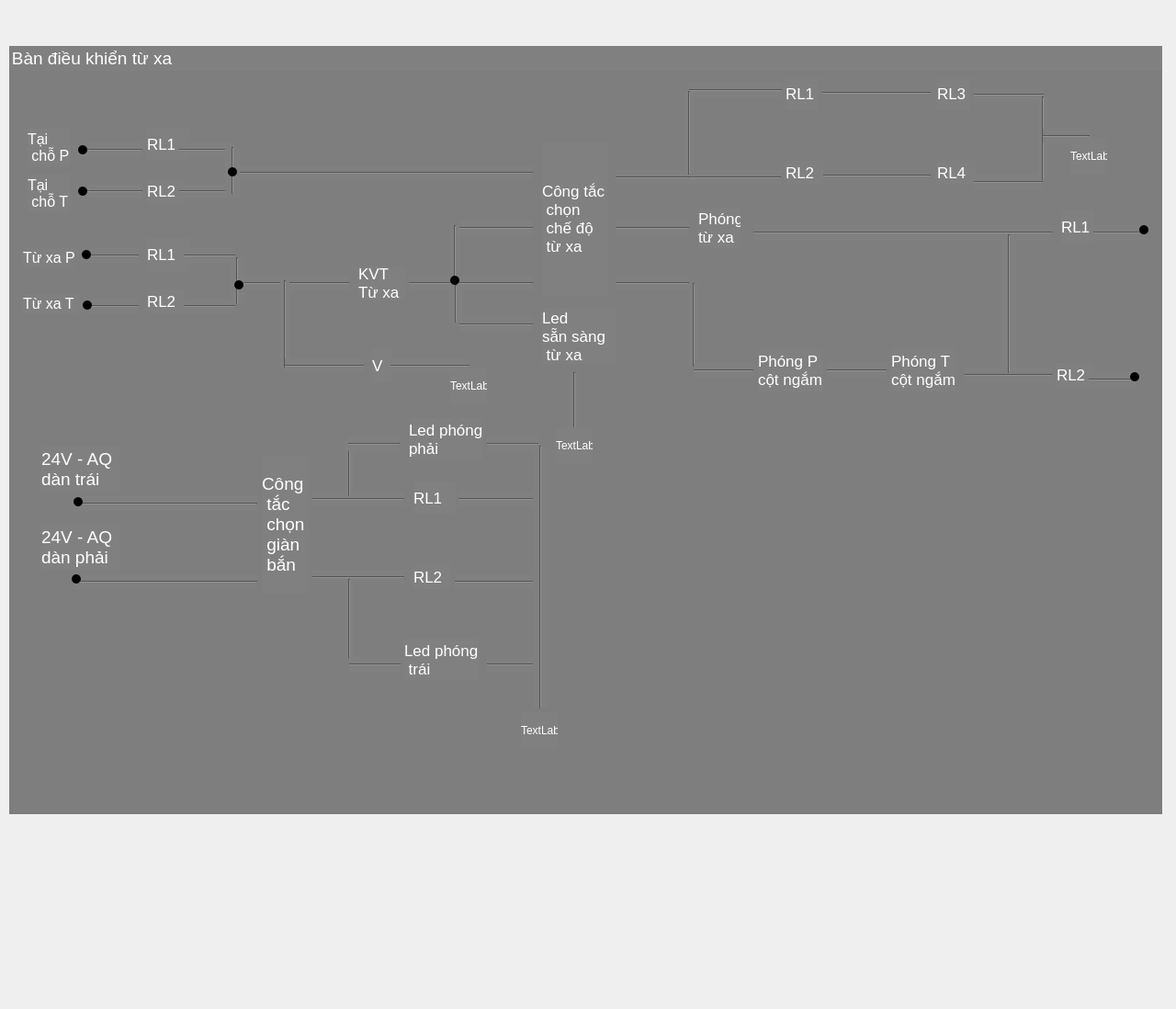
<?xml version="1.0" encoding="UTF-8"?>
<ui version="4.0">
 <class>Form</class>
 <widget class="QWidget" name="Form">
  <property name="geometry">
   <rect>
    <x>0</x>
    <y>0</y>
    <width>1280</width>
    <height>1098</height>
   </rect>
  </property>
  <property name="windowTitle">
   <string>Form</string>
  </property>
  <property name="styleSheet">
   <string notr="true"/>
  </property>
  <widget class="QGroupBox" name="groupBox_2">
   <property name="geometry">
    <rect>
     <x>10</x>
     <y>50</y>
     <width>1255</width>
     <height>836</height>
    </rect>
   </property>
   <property name="font">
    <font>
     <family>Arial</family>
     <pointsize>14</pointsize>
    </font>
   </property>
   <property name="styleSheet">
    <string notr="true">color:rgb(255,255,255);
background-color:gray;</string>
   </property>
   <property name="title">
    <string>Bàn điều khiển từ xa</string>
   </property>
   <widget class="Line" name="conn_8">
    <property name="geometry">
     <rect>
      <x>70</x>
      <y>490</y>
      <width>200</width>
      <height>16</height>
     </rect>
    </property>
    <property name="orientation">
     <enum>Qt::Horizontal</enum>
    </property>
   </widget>
   <widget class="QLabel" name="label_4">
    <property name="geometry">
     <rect>
      <x>35</x>
      <y>435</y>
      <width>85</width>
      <height>51</height>
     </rect>
    </property>
    <property name="font">
     <font>
      <pointsize>14</pointsize>
     </font>
    </property>
    <property name="styleSheet">
     <string notr="true">color:white</string>
    </property>
    <property name="text">
     <string>24V - AQ
dàn trái</string>
    </property>
   </widget>
   <widget class="Line" name="conn_9">
    <property name="geometry">
     <rect>
      <x>245</x>
      <y>130</y>
      <width>325</width>
      <height>16</height>
     </rect>
    </property>
    <property name="orientation">
     <enum>Qt::Horizontal</enum>
    </property>
   </widget>
   <widget class="Line" name="conn_14">
    <property name="geometry">
     <rect>
      <x>490</x>
      <y>190</y>
      <width>80</width>
      <height>16</height>
     </rect>
    </property>
    <property name="orientation">
     <enum>Qt::Horizontal</enum>
    </property>
   </widget>
   <widget class="Line" name="conn_15">
    <property name="geometry">
     <rect>
      <x>480</x>
      <y>195</y>
      <width>10</width>
      <height>61</height>
     </rect>
    </property>
    <property name="orientation">
     <enum>Qt::Vertical</enum>
    </property>
   </widget>
   <widget class="Line" name="conn_17">
    <property name="geometry">
     <rect>
      <x>740</x>
      <y>40</y>
      <width>101</width>
      <height>16</height>
     </rect>
    </property>
    <property name="orientation">
     <enum>Qt::Horizontal</enum>
    </property>
   </widget>
   <widget class="Line" name="conn_18">
    <property name="geometry">
     <rect>
      <x>740</x>
      <y>135</y>
      <width>100</width>
      <height>16</height>
     </rect>
    </property>
    <property name="orientation">
     <enum>Qt::Horizontal</enum>
    </property>
   </widget>
   <widget class="Line" name="conn_19">
    <property name="geometry">
     <rect>
      <x>885</x>
      <y>50</y>
      <width>118</width>
      <height>3</height>
     </rect>
    </property>
    <property name="orientation">
     <enum>Qt::Horizontal</enum>
    </property>
   </widget>
   <widget class="Line" name="conn_20">
    <property name="geometry">
     <rect>
      <x>885</x>
      <y>140</y>
      <width>118</width>
      <height>3</height>
     </rect>
    </property>
    <property name="orientation">
     <enum>Qt::Horizontal</enum>
    </property>
   </widget>
   <widget class="QPushButton" name="pushButton_4">
    <property name="geometry">
     <rect>
      <x>700</x>
      <y>140</y>
      <width>10</width>
      <height>10</height>
     </rect>
    </property>
    <property name="styleSheet">
     <string notr="true">border-radius : 5;
background-color: rgb(0,0, 0);
</string>
    </property>
    <property name="text">
     <string/>
    </property>
   </widget>
   <widget class="QLabel" name="node_left_switch_2">
    <property name="geometry">
     <rect>
      <x>275</x>
      <y>445</y>
      <width>51</width>
      <height>151</height>
     </rect>
    </property>
    <property name="font">
     <font>
      <pointsize>14</pointsize>
     </font>
    </property>
    <property name="text">
     <string>Công
 tắc
 chọn
 giàn
 bắn</string>
    </property>
   </widget>
   <widget class="Line" name="conn_11">
    <property name="geometry">
     <rect>
      <x>70</x>
      <y>575</y>
      <width>200</width>
      <height>16</height>
     </rect>
    </property>
    <property name="orientation">
     <enum>Qt::Horizontal</enum>
    </property>
   </widget>
   <widget class="QLabel" name="label_7">
    <property name="geometry">
     <rect>
      <x>35</x>
      <y>520</y>
      <width>85</width>
      <height>51</height>
     </rect>
    </property>
    <property name="font">
     <font>
      <pointsize>14</pointsize>
     </font>
    </property>
    <property name="styleSheet">
     <string notr="true">color:white</string>
    </property>
    <property name="text">
     <string>24V - AQ
dàn phải</string>
    </property>
   </widget>
   <widget class="QPushButton" name="pushButton_5">
    <property name="geometry">
     <rect>
      <x>70</x>
      <y>491</y>
      <width>10</width>
      <height>10</height>
     </rect>
    </property>
    <property name="styleSheet">
     <string notr="true">border-radius : 5;
background-color: rgb(0,0, 0);
</string>
    </property>
    <property name="text">
     <string/>
    </property>
   </widget>
   <widget class="QPushButton" name="pushButton_6">
    <property name="geometry">
     <rect>
      <x>68</x>
      <y>575</y>
      <width>10</width>
      <height>10</height>
     </rect>
    </property>
    <property name="styleSheet">
     <string notr="true">border-radius : 5;
background-color: rgb(0,0, 0);
</string>
    </property>
    <property name="text">
     <string/>
    </property>
   </widget>
   <widget class="Line" name="conn_12">
    <property name="geometry">
     <rect>
      <x>330</x>
      <y>485</y>
      <width>100</width>
      <height>16</height>
     </rect>
    </property>
    <property name="orientation">
     <enum>Qt::Horizontal</enum>
    </property>
   </widget>
   <widget class="Line" name="conn_13">
    <property name="geometry">
     <rect>
      <x>330</x>
      <y>570</y>
      <width>100</width>
      <height>16</height>
     </rect>
    </property>
    <property name="orientation">
     <enum>Qt::Horizontal</enum>
    </property>
   </widget>
   <widget class="Line" name="conn_21">
    <property name="geometry">
     <rect>
      <x>365</x>
      <y>429</y>
      <width>10</width>
      <height>61</height>
     </rect>
    </property>
    <property name="orientation">
     <enum>Qt::Vertical</enum>
    </property>
   </widget>
   <widget class="Line" name="conn_22">
    <property name="geometry">
     <rect>
      <x>365</x>
      <y>580</y>
      <width>10</width>
      <height>86</height>
     </rect>
    </property>
    <property name="orientation">
     <enum>Qt::Vertical</enum>
    </property>
   </widget>
   <widget class="QLabel" name="node_role2_3">
    <property name="geometry">
     <rect>
      <x>440</x>
      <y>565</y>
      <width>41</width>
      <height>26</height>
     </rect>
    </property>
    <property name="font">
     <font>
      <pointsize>13</pointsize>
     </font>
    </property>
    <property name="text">
     <string>RL2</string>
    </property>
   </widget>
   <widget class="QLabel" name="node_role1_3">
    <property name="geometry">
     <rect>
      <x>440</x>
      <y>474</y>
      <width>46</width>
      <height>36</height>
     </rect>
    </property>
    <property name="font">
     <font>
      <pointsize>13</pointsize>
     </font>
    </property>
    <property name="text">
     <string>RL1</string>
    </property>
   </widget>
   <widget class="QLabel" name="node_led_3">
    <property name="geometry">
     <rect>
      <x>435</x>
      <y>405</y>
      <width>81</width>
      <height>46</height>
     </rect>
    </property>
    <property name="font">
     <font>
      <pointsize>13</pointsize>
     </font>
    </property>
    <property name="text">
     <string>Led phóng
phải</string>
    </property>
   </widget>
   <widget class="QLabel" name="node_led_4">
    <property name="geometry">
     <rect>
      <x>430</x>
      <y>645</y>
      <width>81</width>
      <height>46</height>
     </rect>
    </property>
    <property name="font">
     <font>
      <pointsize>13</pointsize>
     </font>
    </property>
    <property name="text">
     <string>Led phóng
 trái</string>
    </property>
   </widget>
   <widget class="Line" name="conn_23">
    <property name="geometry">
     <rect>
      <x>369</x>
      <y>425</y>
      <width>56</width>
      <height>16</height>
     </rect>
    </property>
    <property name="orientation">
     <enum>Qt::Horizontal</enum>
    </property>
   </widget>
   <widget class="Line" name="conn_24">
    <property name="geometry">
     <rect>
      <x>370</x>
      <y>665</y>
      <width>56</width>
      <height>16</height>
     </rect>
    </property>
    <property name="orientation">
     <enum>Qt::Horizontal</enum>
    </property>
   </widget>
   <widget class="Line" name="conn_25">
    <property name="geometry">
     <rect>
      <x>520</x>
      <y>425</y>
      <width>56</width>
      <height>16</height>
     </rect>
    </property>
    <property name="orientation">
     <enum>Qt::Horizontal</enum>
    </property>
   </widget>
   <widget class="Line" name="conn_26">
    <property name="geometry">
     <rect>
      <x>520</x>
      <y>665</y>
      <width>56</width>
      <height>16</height>
     </rect>
    </property>
    <property name="orientation">
     <enum>Qt::Horizontal</enum>
    </property>
   </widget>
   <widget class="Line" name="conn_27">
    <property name="geometry">
     <rect>
      <x>489</x>
      <y>485</y>
      <width>86</width>
      <height>16</height>
     </rect>
    </property>
    <property name="orientation">
     <enum>Qt::Horizontal</enum>
    </property>
   </widget>
   <widget class="Line" name="conn_28">
    <property name="geometry">
     <rect>
      <x>485</x>
      <y>575</y>
      <width>86</width>
      <height>16</height>
     </rect>
    </property>
    <property name="orientation">
     <enum>Qt::Horizontal</enum>
    </property>
   </widget>
   <widget class="Line" name="conn_29">
    <property name="geometry">
     <rect>
      <x>570</x>
      <y>435</y>
      <width>16</width>
      <height>286</height>
     </rect>
    </property>
    <property name="orientation">
     <enum>Qt::Vertical</enum>
    </property>
   </widget>
   <widget class="QLabel" name="node_role2_4">
    <property name="geometry">
     <rect>
      <x>150</x>
      <y>145</y>
      <width>41</width>
      <height>26</height>
     </rect>
    </property>
    <property name="font">
     <font>
      <pointsize>13</pointsize>
     </font>
    </property>
    <property name="text">
     <string>RL2</string>
    </property>
   </widget>
   <widget class="QLabel" name="node_role1_4">
    <property name="geometry">
     <rect>
      <x>150</x>
      <y>89</y>
      <width>46</width>
      <height>36</height>
     </rect>
    </property>
    <property name="font">
     <font>
      <pointsize>13</pointsize>
     </font>
    </property>
    <property name="text">
     <string>RL1</string>
    </property>
   </widget>
   <widget class="QLabel" name="node_role1_5">
    <property name="geometry">
     <rect>
      <x>150</x>
      <y>209</y>
      <width>46</width>
      <height>36</height>
     </rect>
    </property>
    <property name="font">
     <font>
      <pointsize>13</pointsize>
     </font>
    </property>
    <property name="text">
     <string>RL1</string>
    </property>
   </widget>
   <widget class="QLabel" name="node_role2_5">
    <property name="geometry">
     <rect>
      <x>150</x>
      <y>265</y>
      <width>41</width>
      <height>26</height>
     </rect>
    </property>
    <property name="font">
     <font>
      <pointsize>13</pointsize>
     </font>
    </property>
    <property name="text">
     <string>RL2</string>
    </property>
   </widget>
   <widget class="QLabel" name="label_8">
    <property name="geometry">
     <rect>
      <x>15</x>
      <y>270</y>
      <width>61</width>
      <height>21</height>
     </rect>
    </property>
    <property name="font">
     <font>
      <pointsize>12</pointsize>
     </font>
    </property>
    <property name="styleSheet">
     <string notr="true">color:white</string>
    </property>
    <property name="text">
     <string>Từ xa T</string>
    </property>
   </widget>
   <widget class="QLabel" name="label_3">
    <property name="geometry">
     <rect>
      <x>15</x>
      <y>220</y>
      <width>56</width>
      <height>21</height>
     </rect>
    </property>
    <property name="font">
     <font>
      <pointsize>12</pointsize>
     </font>
    </property>
    <property name="styleSheet">
     <string notr="true">color:white</string>
    </property>
    <property name="text">
     <string>Từ xa P</string>
    </property>
   </widget>
   <widget class="QLabel" name="label_10">
    <property name="geometry">
     <rect>
      <x>20</x>
      <y>140</y>
      <width>46</width>
      <height>41</height>
     </rect>
    </property>
    <property name="font">
     <font>
      <pointsize>12</pointsize>
     </font>
    </property>
    <property name="styleSheet">
     <string notr="true">color:white</string>
    </property>
    <property name="text">
     <string>Tại
 chỗ T</string>
    </property>
   </widget>
   <widget class="Line" name="conn_30">
    <property name="geometry">
     <rect>
      <x>85</x>
      <y>150</y>
      <width>60</width>
      <height>16</height>
     </rect>
    </property>
    <property name="orientation">
     <enum>Qt::Horizontal</enum>
    </property>
   </widget>
   <widget class="Line" name="conn_31">
    <property name="geometry">
     <rect>
      <x>80</x>
      <y>105</y>
      <width>65</width>
      <height>16</height>
     </rect>
    </property>
    <property name="orientation">
     <enum>Qt::Horizontal</enum>
    </property>
   </widget>
   <widget class="Line" name="conn_32">
    <property name="geometry">
     <rect>
      <x>85</x>
      <y>275</y>
      <width>56</width>
      <height>16</height>
     </rect>
    </property>
    <property name="orientation">
     <enum>Qt::Horizontal</enum>
    </property>
   </widget>
   <widget class="Line" name="conn_33">
    <property name="geometry">
     <rect>
      <x>85</x>
      <y>220</y>
      <width>56</width>
      <height>16</height>
     </rect>
    </property>
    <property name="orientation">
     <enum>Qt::Horizontal</enum>
    </property>
   </widget>
   <widget class="QPushButton" name="pushButton_7">
    <property name="geometry">
     <rect>
      <x>75</x>
      <y>108</y>
      <width>10</width>
      <height>10</height>
     </rect>
    </property>
    <property name="styleSheet">
     <string notr="true">border-radius : 5;
background-color: rgb(0,0, 0);
</string>
    </property>
    <property name="text">
     <string/>
    </property>
   </widget>
   <widget class="QPushButton" name="pushButton_8">
    <property name="geometry">
     <rect>
      <x>75</x>
      <y>153</y>
      <width>10</width>
      <height>10</height>
     </rect>
    </property>
    <property name="styleSheet">
     <string notr="true">border-radius : 5;
background-color: rgb(0,0, 0);
</string>
    </property>
    <property name="text">
     <string/>
    </property>
   </widget>
   <widget class="QPushButton" name="pushButton_9">
    <property name="geometry">
     <rect>
      <x>79</x>
      <y>222</y>
      <width>10</width>
      <height>10</height>
     </rect>
    </property>
    <property name="styleSheet">
     <string notr="true">border-radius : 5;
background-color: rgb(0,0, 0);
</string>
    </property>
    <property name="text">
     <string/>
    </property>
   </widget>
   <widget class="QPushButton" name="pushButton_10">
    <property name="geometry">
     <rect>
      <x>80</x>
      <y>277</y>
      <width>10</width>
      <height>10</height>
     </rect>
    </property>
    <property name="styleSheet">
     <string notr="true">border-radius : 5;
background-color: rgb(0,0, 0);
</string>
    </property>
    <property name="text">
     <string/>
    </property>
   </widget>
   <widget class="Line" name="conn_34">
    <property name="geometry">
     <rect>
      <x>190</x>
      <y>275</y>
      <width>56</width>
      <height>16</height>
     </rect>
    </property>
    <property name="orientation">
     <enum>Qt::Horizontal</enum>
    </property>
   </widget>
   <widget class="Line" name="conn_35">
    <property name="geometry">
     <rect>
      <x>190</x>
      <y>220</y>
      <width>56</width>
      <height>16</height>
     </rect>
    </property>
    <property name="orientation">
     <enum>Qt::Horizontal</enum>
    </property>
   </widget>
   <widget class="Line" name="conn_36">
    <property name="geometry">
     <rect>
      <x>185</x>
      <y>150</y>
      <width>66</width>
      <height>16</height>
     </rect>
    </property>
    <property name="orientation">
     <enum>Qt::Horizontal</enum>
    </property>
   </widget>
   <widget class="Line" name="conn_37">
    <property name="geometry">
     <rect>
      <x>185</x>
      <y>105</y>
      <width>61</width>
      <height>16</height>
     </rect>
    </property>
    <property name="orientation">
     <enum>Qt::Horizontal</enum>
    </property>
   </widget>
   <widget class="Line" name="conn_38">
    <property name="geometry">
     <rect>
      <x>235</x>
      <y>110</y>
      <width>16</width>
      <height>51</height>
     </rect>
    </property>
    <property name="orientation">
     <enum>Qt::Vertical</enum>
    </property>
   </widget>
   <widget class="Line" name="conn_39">
    <property name="geometry">
     <rect>
      <x>240</x>
      <y>230</y>
      <width>16</width>
      <height>51</height>
     </rect>
    </property>
    <property name="orientation">
     <enum>Qt::Vertical</enum>
    </property>
   </widget>
   <widget class="Line" name="conn_40">
    <property name="geometry">
     <rect>
      <x>255</x>
      <y>250</y>
      <width>115</width>
      <height>16</height>
     </rect>
    </property>
    <property name="orientation">
     <enum>Qt::Horizontal</enum>
    </property>
   </widget>
   <widget class="Line" name="conn_41">
    <property name="geometry">
     <rect>
      <x>295</x>
      <y>255</y>
      <width>10</width>
      <height>95</height>
     </rect>
    </property>
    <property name="orientation">
     <enum>Qt::Vertical</enum>
    </property>
   </widget>
   <widget class="Line" name="conn_42">
    <property name="geometry">
     <rect>
      <x>300</x>
      <y>340</y>
      <width>86</width>
      <height>16</height>
     </rect>
    </property>
    <property name="orientation">
     <enum>Qt::Horizontal</enum>
    </property>
   </widget>
   <widget class="QLabel" name="node_left_lock_2">
    <property name="geometry">
     <rect>
      <x>395</x>
      <y>330</y>
      <width>21</width>
      <height>36</height>
     </rect>
    </property>
    <property name="font">
     <font>
      <pointsize>13</pointsize>
     </font>
    </property>
    <property name="text">
     <string>V</string>
    </property>
   </widget>
   <widget class="QLabel" name="node_left_lock_3">
    <property name="geometry">
     <rect>
      <x>380</x>
      <y>240</y>
      <width>51</width>
      <height>36</height>
     </rect>
    </property>
    <property name="font">
     <font>
      <pointsize>13</pointsize>
     </font>
    </property>
    <property name="text">
     <string>KVT
Từ xa</string>
    </property>
   </widget>
   <widget class="Line" name="conn_43">
    <property name="geometry">
     <rect>
      <x>415</x>
      <y>340</y>
      <width>86</width>
      <height>16</height>
     </rect>
    </property>
    <property name="orientation">
     <enum>Qt::Horizontal</enum>
    </property>
   </widget>
   <widget class="Line" name="conn_44">
    <property name="geometry">
     <rect>
      <x>435</x>
      <y>250</y>
      <width>135</width>
      <height>16</height>
     </rect>
    </property>
    <property name="orientation">
     <enum>Qt::Horizontal</enum>
    </property>
   </widget>
   <widget class="QLabel" name="node_left_switch_3">
    <property name="geometry">
     <rect>
      <x>580</x>
      <y>105</y>
      <width>71</width>
      <height>166</height>
     </rect>
    </property>
    <property name="font">
     <font>
      <pointsize>13</pointsize>
     </font>
    </property>
    <property name="text">
     <string>Công tắc
 chọn
 chế độ
 từ xa</string>
    </property>
   </widget>
   <widget class="Line" name="conn_45">
    <property name="geometry">
     <rect>
      <x>478</x>
      <y>260</y>
      <width>16</width>
      <height>41</height>
     </rect>
    </property>
    <property name="orientation">
     <enum>Qt::Vertical</enum>
    </property>
   </widget>
   <widget class="Line" name="conn_46">
    <property name="geometry">
     <rect>
      <x>490</x>
      <y>295</y>
      <width>80</width>
      <height>16</height>
     </rect>
    </property>
    <property name="orientation">
     <enum>Qt::Horizontal</enum>
    </property>
   </widget>
   <widget class="QLabel" name="node_led_5">
    <property name="geometry">
     <rect>
      <x>580</x>
      <y>285</y>
      <width>81</width>
      <height>61</height>
     </rect>
    </property>
    <property name="font">
     <font>
      <pointsize>13</pointsize>
     </font>
    </property>
    <property name="text">
     <string>Led
sẵn sàng
 từ xa</string>
    </property>
   </widget>
   <widget class="Line" name="conn_47">
    <property name="geometry">
     <rect>
      <x>610</x>
      <y>355</y>
      <width>10</width>
      <height>61</height>
     </rect>
    </property>
    <property name="orientation">
     <enum>Qt::Vertical</enum>
    </property>
   </widget>
   <widget class="Line" name="conn_48">
    <property name="geometry">
     <rect>
      <x>660</x>
      <y>135</y>
      <width>80</width>
      <height>16</height>
     </rect>
    </property>
    <property name="orientation">
     <enum>Qt::Horizontal</enum>
    </property>
   </widget>
   <widget class="Line" name="conn_49">
    <property name="geometry">
     <rect>
      <x>735</x>
      <y>49</y>
      <width>10</width>
      <height>91</height>
     </rect>
    </property>
    <property name="orientation">
     <enum>Qt::Vertical</enum>
    </property>
   </widget>
   <widget class="QLabel" name="node_role1_6">
    <property name="geometry">
     <rect>
      <x>845</x>
      <y>34</y>
      <width>36</width>
      <height>36</height>
     </rect>
    </property>
    <property name="font">
     <font>
      <pointsize>13</pointsize>
     </font>
    </property>
    <property name="text">
     <string>RL1</string>
    </property>
   </widget>
   <widget class="QLabel" name="node_role2_6">
    <property name="geometry">
     <rect>
      <x>845</x>
      <y>125</y>
      <width>41</width>
      <height>26</height>
     </rect>
    </property>
    <property name="font">
     <font>
      <pointsize>13</pointsize>
     </font>
    </property>
    <property name="text">
     <string>RL2</string>
    </property>
   </widget>
   <widget class="QLabel" name="node_role1_7">
    <property name="geometry">
     <rect>
      <x>1010</x>
      <y>34</y>
      <width>36</width>
      <height>36</height>
     </rect>
    </property>
    <property name="font">
     <font>
      <pointsize>13</pointsize>
     </font>
    </property>
    <property name="text">
     <string>RL3</string>
    </property>
   </widget>
   <widget class="QLabel" name="node_role2_7">
    <property name="geometry">
     <rect>
      <x>1010</x>
      <y>125</y>
      <width>41</width>
      <height>26</height>
     </rect>
    </property>
    <property name="font">
     <font>
      <pointsize>13</pointsize>
     </font>
    </property>
    <property name="text">
     <string>RL4</string>
    </property>
   </widget>
   <widget class="Line" name="conn_50">
    <property name="geometry">
     <rect>
      <x>1050</x>
      <y>45</y>
      <width>76</width>
      <height>16</height>
     </rect>
    </property>
    <property name="orientation">
     <enum>Qt::Horizontal</enum>
    </property>
   </widget>
   <widget class="Line" name="conn_51">
    <property name="geometry">
     <rect>
      <x>1050</x>
      <y>140</y>
      <width>75</width>
      <height>16</height>
     </rect>
    </property>
    <property name="orientation">
     <enum>Qt::Horizontal</enum>
    </property>
   </widget>
   <widget class="Line" name="conn_52">
    <property name="geometry">
     <rect>
      <x>1120</x>
      <y>55</y>
      <width>10</width>
      <height>91</height>
     </rect>
    </property>
    <property name="orientation">
     <enum>Qt::Vertical</enum>
    </property>
   </widget>
   <widget class="Line" name="conn_53">
    <property name="geometry">
     <rect>
      <x>1125</x>
      <y>90</y>
      <width>51</width>
      <height>16</height>
     </rect>
    </property>
    <property name="orientation">
     <enum>Qt::Horizontal</enum>
    </property>
   </widget>
   <widget class="Line" name="conn_54">
    <property name="geometry">
     <rect>
      <x>660</x>
      <y>250</y>
      <width>80</width>
      <height>16</height>
     </rect>
    </property>
    <property name="orientation">
     <enum>Qt::Horizontal</enum>
    </property>
   </widget>
   <widget class="Line" name="conn_55">
    <property name="geometry">
     <rect>
      <x>660</x>
      <y>190</y>
      <width>80</width>
      <height>16</height>
     </rect>
    </property>
    <property name="orientation">
     <enum>Qt::Horizontal</enum>
    </property>
   </widget>
   <widget class="QLabel" name="node_led_6">
    <property name="geometry">
     <rect>
      <x>750</x>
      <y>175</y>
      <width>46</width>
      <height>46</height>
     </rect>
    </property>
    <property name="font">
     <font>
      <pointsize>13</pointsize>
     </font>
    </property>
    <property name="text">
     <string>Phóng
từ xa</string>
    </property>
   </widget>
   <widget class="Line" name="conn_56">
    <property name="geometry">
     <rect>
      <x>740</x>
      <y>258</y>
      <width>10</width>
      <height>91</height>
     </rect>
    </property>
    <property name="orientation">
     <enum>Qt::Vertical</enum>
    </property>
   </widget>
   <widget class="QLabel" name="node_led_7">
    <property name="geometry">
     <rect>
      <x>815</x>
      <y>330</y>
      <width>71</width>
      <height>46</height>
     </rect>
    </property>
    <property name="font">
     <font>
      <pointsize>13</pointsize>
     </font>
    </property>
    <property name="text">
     <string>Phóng P
cột ngắm</string>
    </property>
   </widget>
   <widget class="Line" name="conn_57">
    <property name="geometry">
     <rect>
      <x>745</x>
      <y>345</y>
      <width>65</width>
      <height>16</height>
     </rect>
    </property>
    <property name="orientation">
     <enum>Qt::Horizontal</enum>
    </property>
   </widget>
   <widget class="QLabel" name="node_led_8">
    <property name="geometry">
     <rect>
      <x>960</x>
      <y>330</y>
      <width>70</width>
      <height>46</height>
     </rect>
    </property>
    <property name="font">
     <font>
      <pointsize>13</pointsize>
     </font>
    </property>
    <property name="text">
     <string>Phóng T
cột ngắm</string>
    </property>
   </widget>
   <widget class="Line" name="conn_58">
    <property name="geometry">
     <rect>
      <x>890</x>
      <y>345</y>
      <width>65</width>
      <height>16</height>
     </rect>
    </property>
    <property name="orientation">
     <enum>Qt::Horizontal</enum>
    </property>
   </widget>
   <widget class="Line" name="conn_10">
    <property name="geometry">
     <rect>
      <x>810</x>
      <y>195</y>
      <width>325</width>
      <height>16</height>
     </rect>
    </property>
    <property name="orientation">
     <enum>Qt::Horizontal</enum>
    </property>
   </widget>
   <widget class="QLabel" name="node_role1_8">
    <property name="geometry">
     <rect>
      <x>1145</x>
      <y>179</y>
      <width>36</width>
      <height>36</height>
     </rect>
    </property>
    <property name="font">
     <font>
      <pointsize>13</pointsize>
     </font>
    </property>
    <property name="text">
     <string>RL1</string>
    </property>
   </widget>
   <widget class="QLabel" name="node_role2_8">
    <property name="geometry">
     <rect>
      <x>1140</x>
      <y>345</y>
      <width>41</width>
      <height>26</height>
     </rect>
    </property>
    <property name="font">
     <font>
      <pointsize>13</pointsize>
     </font>
    </property>
    <property name="text">
     <string>RL2</string>
    </property>
   </widget>
   <widget class="Line" name="conn_59">
    <property name="geometry">
     <rect>
      <x>1040</x>
      <y>350</y>
      <width>95</width>
      <height>16</height>
     </rect>
    </property>
    <property name="orientation">
     <enum>Qt::Horizontal</enum>
    </property>
   </widget>
   <widget class="Line" name="conn_60">
    <property name="geometry">
     <rect>
      <x>1080</x>
      <y>205</y>
      <width>16</width>
      <height>151</height>
     </rect>
    </property>
    <property name="orientation">
     <enum>Qt::Vertical</enum>
    </property>
   </widget>
   <widget class="Line" name="conn_61">
    <property name="geometry">
     <rect>
      <x>1180</x>
      <y>195</y>
      <width>51</width>
      <height>16</height>
     </rect>
    </property>
    <property name="orientation">
     <enum>Qt::Horizontal</enum>
    </property>
   </widget>
   <widget class="Line" name="conn_62">
    <property name="geometry">
     <rect>
      <x>1175</x>
      <y>355</y>
      <width>51</width>
      <height>16</height>
     </rect>
    </property>
    <property name="orientation">
     <enum>Qt::Horizontal</enum>
    </property>
   </widget>
   <widget class="QPushButton" name="pushButton_11">
    <property name="geometry">
     <rect>
      <x>1230</x>
      <y>195</y>
      <width>10</width>
      <height>10</height>
     </rect>
    </property>
    <property name="styleSheet">
     <string notr="true">border-radius : 5;
background-color: rgb(0,0, 0);
</string>
    </property>
    <property name="text">
     <string/>
    </property>
   </widget>
   <widget class="QPushButton" name="pushButton_12">
    <property name="geometry">
     <rect>
      <x>1220</x>
      <y>355</y>
      <width>10</width>
      <height>10</height>
     </rect>
    </property>
    <property name="styleSheet">
     <string notr="true">border-radius : 5;
background-color: rgb(0,0, 0);
</string>
    </property>
    <property name="text">
     <string/>
    </property>
   </widget>
   <widget class="QPushButton" name="pushButton_13">
    <property name="geometry">
     <rect>
      <x>245</x>
      <y>255</y>
      <width>10</width>
      <height>10</height>
     </rect>
    </property>
    <property name="styleSheet">
     <string notr="true">border-radius : 5;
background-color: rgb(0,0, 0);
</string>
    </property>
    <property name="text">
     <string/>
    </property>
   </widget>
   <widget class="QPushButton" name="pushButton_14">
    <property name="geometry">
     <rect>
      <x>480</x>
      <y>250</y>
      <width>10</width>
      <height>10</height>
     </rect>
    </property>
    <property name="styleSheet">
     <string notr="true">border-radius : 5;
background-color: rgb(0,0, 0);
</string>
    </property>
    <property name="text">
     <string/>
    </property>
   </widget>
   <widget class="QPushButton" name="pushButton_15">
    <property name="geometry">
     <rect>
      <x>238</x>
      <y>132</y>
      <width>10</width>
      <height>10</height>
     </rect>
    </property>
    <property name="styleSheet">
     <string notr="true">border-radius : 5;
background-color: rgb(0,0, 0);
</string>
    </property>
    <property name="text">
     <string/>
    </property>
   </widget>
   <widget class="QLabel" name="label_11">
    <property name="geometry">
     <rect>
      <x>20</x>
      <y>90</y>
      <width>46</width>
      <height>41</height>
     </rect>
    </property>
    <property name="font">
     <font>
      <pointsize>12</pointsize>
     </font>
    </property>
    <property name="styleSheet">
     <string notr="true">color:white</string>
    </property>
    <property name="text">
     <string>Tại
 chỗ P</string>
    </property>
   </widget>
   <widget class="QLabel" name="gnd">
    <property name="geometry">
     <rect>
      <x>557</x>
      <y>725</y>
      <width>40</width>
      <height>40</height>
     </rect>
    </property>
    <property name="text">
     <string>TextLabel</string>
    </property>
   </widget>
   <widget class="QLabel" name="gnd_2">
    <property name="geometry">
     <rect>
      <x>480</x>
      <y>350</y>
      <width>40</width>
      <height>40</height>
     </rect>
    </property>
    <property name="text">
     <string>TextLabel</string>
    </property>
   </widget>
   <widget class="QLabel" name="gnd_3">
    <property name="geometry">
     <rect>
      <x>595</x>
      <y>415</y>
      <width>40</width>
      <height>40</height>
     </rect>
    </property>
    <property name="text">
     <string>TextLabel</string>
    </property>
   </widget>
   <widget class="QLabel" name="gnd_4">
    <property name="geometry">
     <rect>
      <x>1155</x>
      <y>100</y>
      <width>40</width>
      <height>40</height>
     </rect>
    </property>
    <property name="text">
     <string>TextLabel</string>
    </property>
   </widget>
  </widget>
 </widget>
 <resources/>
 <connections/>
</ui>
